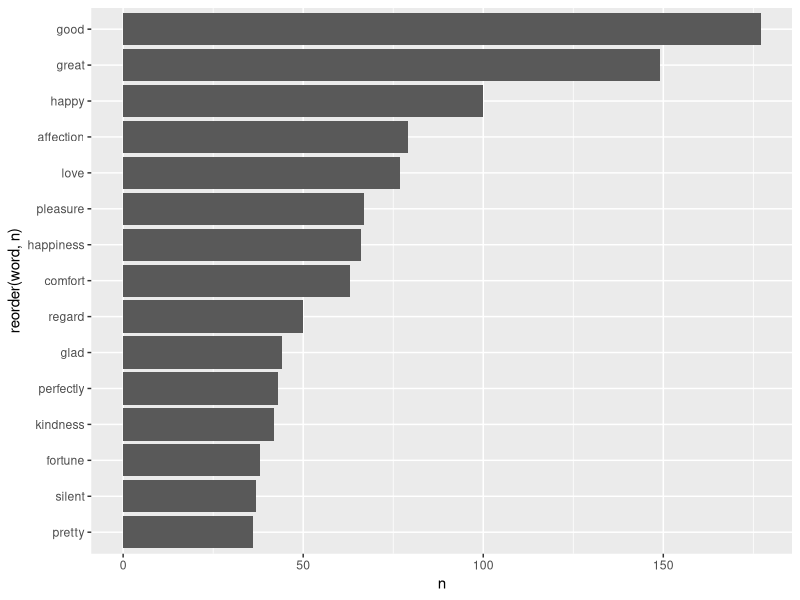

The R source for this figure:
## ---- chunk 1
knitr::opts_chunk$set(echo = TRUE)
## ---- chunk 2
library(tidytext)
library(janeaustenr)
library(dplyr)
library(stringr)
library(ggplot2)
## ---- chunk 3
# load materials
original_books <- austen_books() %>%
  group_by(book) %>%
  mutate(line = row_number(),
         chapter = cumsum(str_detect(text, regex("^chapter [\\divxlc]",
                                                 ignore_case = TRUE)))) %>%
  ungroup()
original_books
## ---- chunk 4
tidy_books <- original_books %>%
  filter(book == 'Sense & Sensibility') %>% 
  unnest_tokens(word, text)
# token = "regex",  pattern = "Chapter [\\\\d]" ?? How to use regex
tidy_books
## ---- chunk 5
tidy_books %>% 
  count(book, word, sort = TRUE) %>% 
  anti_join(stop_words) %>% 
  bind_tf_idf(word, book, n) %>%
  arrange(desc(tf))
## ---- chunk 6
cleaned_books <- tidy_books %>%
  anti_join(stop_words %>% filter(lexicon == "SMART"),
            by = 'word')
cleaned_books
## ---- chunk 7
#loading required packages
library(dplyr)
library(janeaustenr)
library(tidytext)

book_words <- austen_books() %>%
  unnest_tokens(word, text) %>% #using unnest_tokens to turn sentences from each book into a long list of words for analysis, there are a total of 725,055 rows in this dataset.
    anti_join(stop_words, by = "word") %>% #using dplyr ro get rid of stop words (explain dpyr)
  count(book, word, sort = TRUE) #counting the occurance of each word and sorting them by how often they occur. 

book_words
## ---- chunk 8
positive <- get_sentiments("bing") %>% 
  filter(sentiment == "positive") # This filters the entire dataset to look for unigrams (single words) that have positive connotations
positive
## ---- chunk 9
cleaned_books %>% 
  semi_join(positive, by = "word") %>%
  count(word, sort = TRUE) %>%
  slice(0:15) %>% 
  ggplot(aes(x = n , y = reorder(word,n))) +
  geom_col()
  
  
